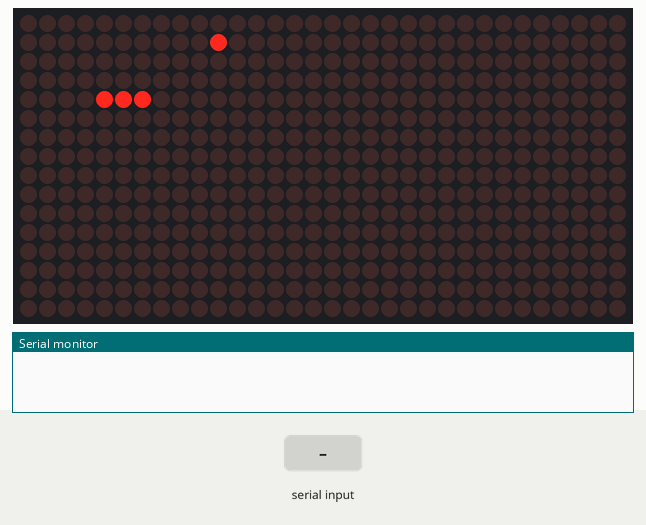
Bench run of a sketch on a simulated Arduino Nano, built with avr-gcc and run on an emulated ATmega328P. On the bench: 32×16 LED matrix, the last lines printed to the serial monitor. The inputs (shaded band) are chosen by the test bench. Random numbers use the default seed unless the sketch sets one.

Above: at 1.25 s.
1.3 s: "2" received over Serial
At 1.45 s:
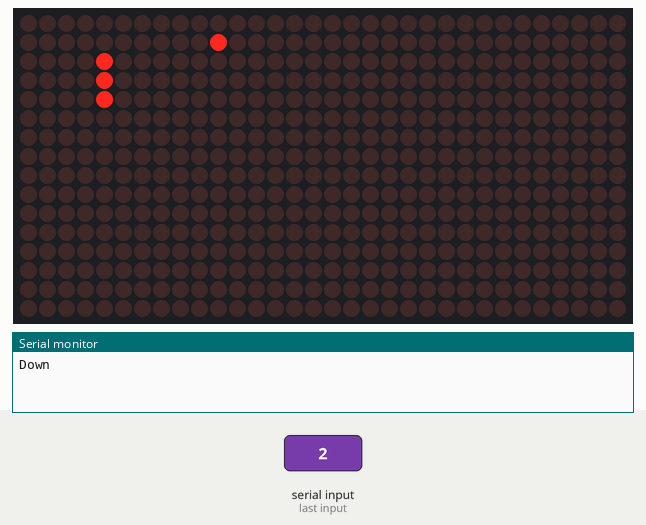
3.1 s: byte 52 (DIRECTION_CHAR_LEFT) received over Serial
At 3.25 s:
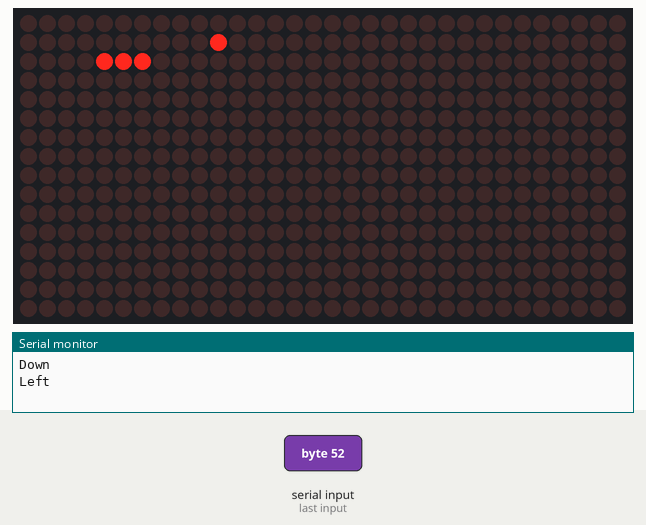
4.6 s: byte 56 (DIRECTION_CHAR_UP) received over Serial
At 4.65 s:
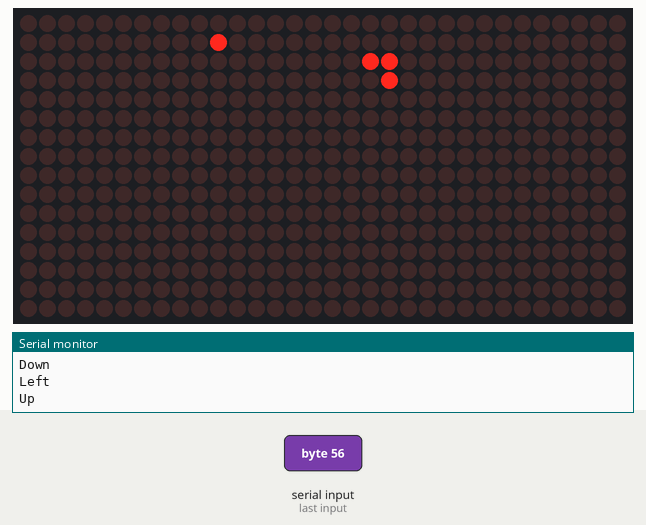
6.1 s: byte 54 (DIRECTION_CHAR_RIGHT) received over Serial
At 6.15 s:
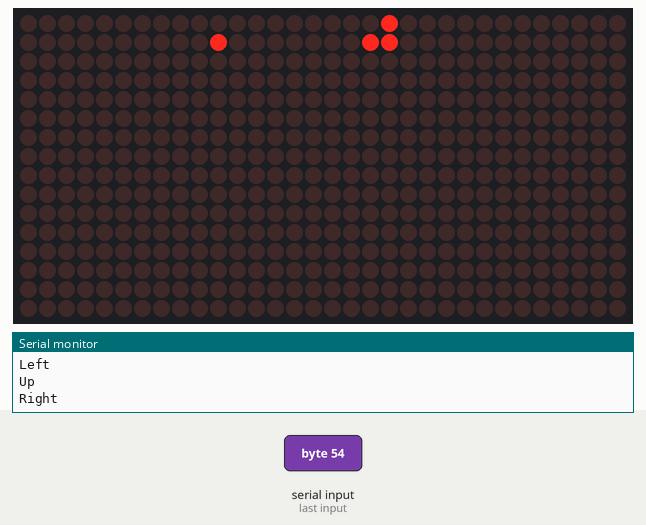

The sketch:

snake-clone.ino
```cpp
/*
 * snake-clone.ino
 *
 * A clone of the classic game "Snake" for an Arduino Nano. Controlled through
 * serial communication.
 *
 * Written by Marc Katzef
 */

#include <stdlib.h>
#include <stdbool.h>

//Libraries for Dot Matrix
#include <SPI.h>
#include <DMD.h>
#include <TimerOne.h>

#define COLUMNS 32
#define ROWS 16

#define SCAN_PERIOD_MICROS 500
#define BRIGHTNESS_STEPS 2 // Number of screen scans per PWM period
#define BRIGHTNESS 1 // (Brightness %) * BRIGHTNESS_STEPS

// Controls, based on number pad
#define DIRECTION_CHAR_UP '8'
#define DIRECTION_CHAR_RIGHT '6'
#define DIRECTION_CHAR_DOWN '2'
#define DIRECTION_CHAR_LEFT '4'

#define DEFAULT_SNAKE_LENGTH 3
#define GAME_STEP_PERIOD_MILLIS 100

enum directions {DIR_DOWN=0, DIR_LEFT, DIR_UP, DIR_RIGHT};

DMD dmd(1, 1);

int brightnessCount = 0;   // Keeps track of brightness PWM phase

/*
 * The basic component of a linked list storing locations on the display. Used to
 * represent each pixel of the snake, and the fly.
 */
typedef struct segment_s Segment;
struct segment_s {
  int row;
  int col;
  Segment* next;
};


/*
 * A structure to represent the current state of the snake. Stores a pointer to the
 * first segment of the snake's body, the fly, and the snake's current direction.
 */
typedef struct snake_s Snake;
struct snake_s {
  Segment* tail; // The HEAD of a linked list... sorry.
  Segment* fly;
  int direction;
};


/*
 * Scans the display, temporarily enabling each DMD pixel written HIGH. Also
 * implements a simple PWM-based brightness control scheme. Supplies additional
 * power to display for a number of cycles every period.
 * Should be called very frequently, perhaps through timer interrupt.
 */
void scanDmd() {
  dmd.scanDisplayBySPI();
  brightnessCount++;

  if(brightnessCount < BRIGHTNESS) {
    digitalWrite(9, HIGH);
  } else {
    digitalWrite(9, LOW);
  }

  if (brightnessCount >= BRIGHTNESS_STEPS) {
    brightnessCount = 0;
  }
}


/*
 * Initializes required display and communication features.
 */
void setup(){
  Timer1.initialize(SCAN_PERIOD_MICROS);
  Timer1.attachInterrupt(scanDmd);
  dmd.clearScreen(true);

  Serial.begin(9600);
}


/*
 * Initializes snake and fly randomly on display before entering infinite game
 * loop. In infinite loop, snake may be controlled by sending one of the expected
 * DIRECTION_CHAR_X symbols through serial.
 */
void loop(){
  dmd.clearScreen(true);

  Segment tempFly = {0, 0, 0};                      // Placeholder fly
  Snake snake = {0, &tempFly, rand() % 4};          // Create new snake using fly and random direction
  newFly(&snake);                                   // Put the placeholder fly in a random spot
  Segment tempTail = {tempFly.row, tempFly.col, 0}; // Save it as a separate segment
  snake.tail = &tempTail;                           // Use that segment as the first segment
  newFly(&snake);                                   // Get a new fly again

  updateBitmap(&snake);

  int initLengthCounter = DEFAULT_SNAKE_LENGTH; // Number of times snake must grow to reach default length

  while (1) {
    if (initLengthCounter > 0) {
      initLengthCounter--;
    }

    if (Serial.available()) {
      char inputDir = Serial.read();
      int newDirection = -1;

      switch(inputDir) {
      case DIRECTION_CHAR_LEFT:
        newDirection = DIR_LEFT;
        Serial.println("Left");
        break;
      case DIRECTION_CHAR_UP:
        newDirection = DIR_UP;
        Serial.println("Up");
        break;
      case DIRECTION_CHAR_RIGHT:
        newDirection = DIR_RIGHT;
        Serial.println("Right");
        break;
      case DIRECTION_CHAR_DOWN:
        newDirection = DIR_DOWN;
        Serial.println("Down");
        break;
      default:
        Serial.print("Unrecognized char: \"");
        Serial.print(inputDir);
        Serial.println('"');
      }

      if (newDirection != -1) {
        if ((snake.direction - newDirection) % 2 == 0) {
          Serial.println("Ignored");
        } else {
          snake.direction = newDirection;
        }
      }
    }

    int status = gameStep(&snake, initLengthCounter);

    updateBitmap(&snake);
    delay(GAME_STEP_PERIOD_MILLIS);

    if (status != 0) {
      break;
    }
  }

  freeSnake(&snake);
}


/*
 * Finds a free pixel by randomly selecting a display index from those which do not
 * hold a segment of the given snake. This updates the fly associated with the
 * given snake. Returns 0 if successful, otherwise 1.
 *
 * Note: current method favors pixels belonging to rows with fewest free spaces.
 */
int newFly(Snake* snake) {
  unsigned short covered[COLUMNS] = {0}; // Each 16-bit number represents the 16 rows of a column

  Segment* focus = snake->tail;
  while (focus) {
    covered[focus->col] |= (1 << focus->row);
    focus = focus->next;
  }

  byte uncoveredCols[COLUMNS] = {0}; // The indices of columns with free spaces

  byte counter = 0;
  for (byte col = 0; col < COLUMNS; col++) {
    if (covered[col] < 0xFFFF) {
      uncoveredCols[counter] = col;
      counter++;
    }
  }

  if (counter == 0) { // No columns with free space
    return 1;
  }

  byte colIndex = rand() % counter;
  byte column = uncoveredCols[colIndex];

  counter = 0;
  byte uncoveredRows[ROWS] = {0};
  for (byte row = 0; row < ROWS; row++) {
    if (column & (1 << row)) {
      uncoveredRows[counter] = row;
      counter++;
    }
  }

  byte rowIndex = rand() % counter;
  byte row = uncoveredRows[rowIndex];

  snake->fly->row = row;
  snake->fly->col = column;

  return 0;
}


/*
 * Identifies if the new head pixel is already occupied by a segment in the snake
 * linked list (excluding the head itself). If so, returns 1. If no collision
 * has occurred, returns 0.
 */
int collision(Segment* tail, Segment* head) {
  Segment* focus = tail;
  while (focus->next) { // Check all but the head itself
    if ((focus->row == head->row) && (focus->col == head->col)) {
      return 1;
    }
    focus = focus->next;
  }
  return 0;
}


/*
 * Updates the snake segment positions by shuffling the segment coordinates toward
 * the snake's tail, finds the new head position according to the current
 * direction.
 *
 * If the snake is starting or a fly is eaten, the original end segment is
 * recreated and kept.
 *
 * If a collision occurs or a new fly couldn't be created, returns 1, otherwise
 * returns 0.
 */
int gameStep(Snake* snake, bool starting) {
  // Save tail position in case of length increase
  int tailRow = snake->tail->row;
  int tailCol = snake->tail->col;

  // Shift snake segments
  Segment* focusSeg = snake->tail;
  Segment* nextSeg = focusSeg->next;
  while (nextSeg) {
    focusSeg->row = nextSeg->row;
    focusSeg->col = nextSeg->col;
    focusSeg = nextSeg;
    nextSeg = focusSeg->next;
  }
  Segment* head = focusSeg;

  // Step forward
  switch (snake->direction) {
  case DIR_DOWN:
    head->row = (head->row + ROWS - 1) % ROWS;
    break;

  case DIR_LEFT:
    head->col = (head->col + 1) % COLUMNS;
    break;

  case DIR_UP:
    head->row = (head->row + 1) % ROWS;
    break;

  case DIR_RIGHT:
    head->col = (head->col + COLUMNS - 1) % COLUMNS;
    break;
  }

  // Need to grow
  if (((head->row == snake->fly->row) && (head->col == snake->fly->col)) || starting) {

    Segment* oldTail = malloc(sizeof(Segment));
    oldTail->row = tailRow;
    oldTail->col = tailCol;
    oldTail->next = snake->tail;
    snake->tail = oldTail;

    if (((head->row == snake->fly->row) && (head->col == snake->fly->col))) { // Ate a fly
      int status = newFly(snake);
      if (status != 0) {
        return 1;
      }
    }
  } else {
    dmd.writePixel(tailCol, tailRow, GRAPHICS_NORMAL, 0); // Turn tail LED off
  }

  // Check for collisions
  if (collision(snake->tail, head)) {
    return 1;
  }

  return 0;
}


/*
 * Enables the LED corresponding to every segment of the given snake, and the fly.
 */
void updateBitmap(Snake* snake) {
  Segment* focusSeg = snake->tail;
  do {
    dmd.writePixel(focusSeg->col, focusSeg->row, GRAPHICS_NORMAL, 1);
    focusSeg = focusSeg->next;
  } while (focusSeg);

  dmd.writePixel(snake->fly->col, snake->fly->row, GRAPHICS_NORMAL, 1);
}


/*
 * Frees all segments of the snake (and its fly) from memory.
 */
void freeSnake(Snake* snake) {
  Segment* focusSeg = snake->tail;
  Segment* nextSeg = focusSeg->next;
  do {
    free(focusSeg);
    focusSeg = nextSeg;
    nextSeg = nextSeg->next;
  } while (focusSeg);

  free(snake->fly);
}
```
